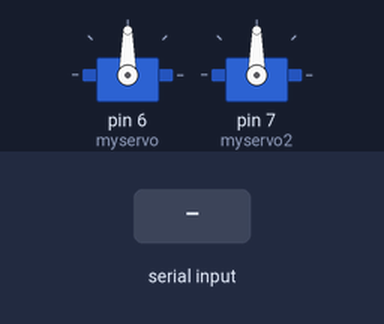
The sketch below on a simulated Arduino Leonardo, built with avr-gcc and run on an emulated ATmega32U4. On the bench: 2 × servo. The test bench sets the inputs (shaded band). What the sketch prints to the serial monitor is not drawn.

Above: at 1.2 s.
1.3 s: "1" received over Serial
At 1.7 s:
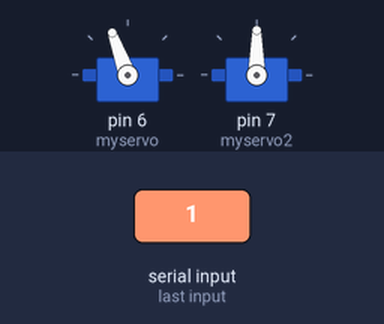
2.8 s: "3" received over Serial
At 4.0 s:
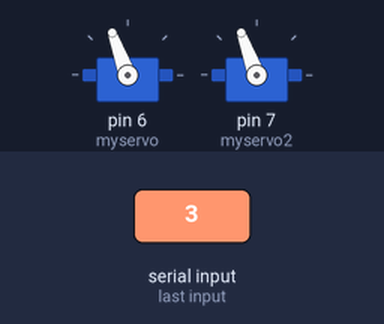
4.3 s: "2" received over Serial
At 5.3 s:
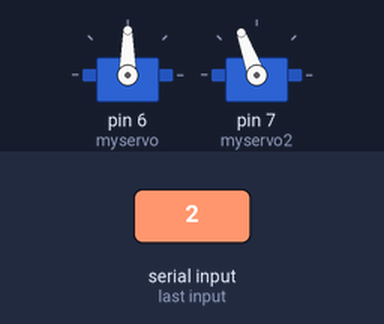
5.8 s: "2" received over Serial
At 6.4 s:
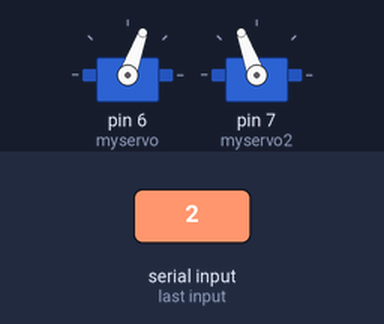
7.3 s: "4" received over Serial
At 7.6 s:
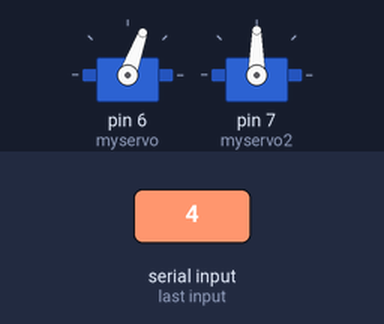
8.8 s: "4" received over Serial
At 9.9 s:
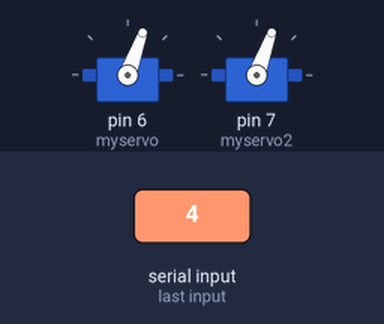
Timing chart, 0 to 11.3 s (numbered marks = the images above; inputs shaded):
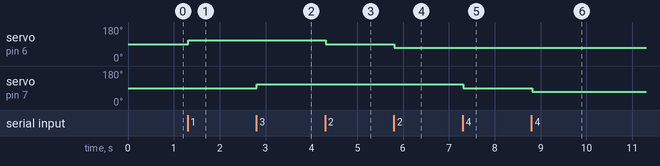

Measured:
- after the input at 1.3 s, servo on pin 6 (myservo): 90° → 110° at once
- after the input at 2.8 s, servo on pin 7 (myservo2): 90° → 110° at once
- after the input at 4.3 s, servo on pin 6 (myservo): 110° → 90° at once
- after the input at 5.8 s, servo on pin 6 (myservo): 90° → 70° at once
- after the input at 7.3 s, servo on pin 7 (myservo2): 110° → 90° at once
- after the input at 8.8 s, servo on pin 7 (myservo2): 90° → 70° at once

The sketch:

ArduinoServos.ino
```cpp
#include <Servo.h>

Servo myservo;  // create servo object to control a servo
Servo myservo2;
char response;
int x = 90;
int y = 90;

void setup() {
  myservo.attach(6);  // attaches the servo on pin 9 to the servo object
  myservo2.attach(7);  // attaches the servo on pin 9 to the servo object
 //Initialize serial and wait for port to open:
  Serial.begin(9600);
   myservo.write(x);
   myservo2.write(y);
  while (!Serial) {
    ; // wait for serial port to connect. Needed for Leonardo only
  }

  // prints title with ending line break
  Serial.println("ASCII Table ~ Character Map");
}

void loop() {
  if (Serial.available() > 0) {  // if the data came
      response = Serial.read(); // read byte
  }else{
      doSomething(response);
      delay(100);
      response = 'z';
  }
}

void doSomething(char resp){
  if(resp == '1'){
    x+=20;
    myservo.write(x);
  }else if(resp == '2'){
    x-=20;
    myservo.write(x);
  }else if(resp == '3'){
    y+=20;
    myservo2.write(y);
  }else if(resp == '4'){
    y-=20;
    myservo2.write(y);
    delay(100);
  }else if(resp == 'l'){
    digitalWrite(5, HIGH);
  }else if (resp == 'f'){
    digitalWrite(5, LOW);
  }
}
```
